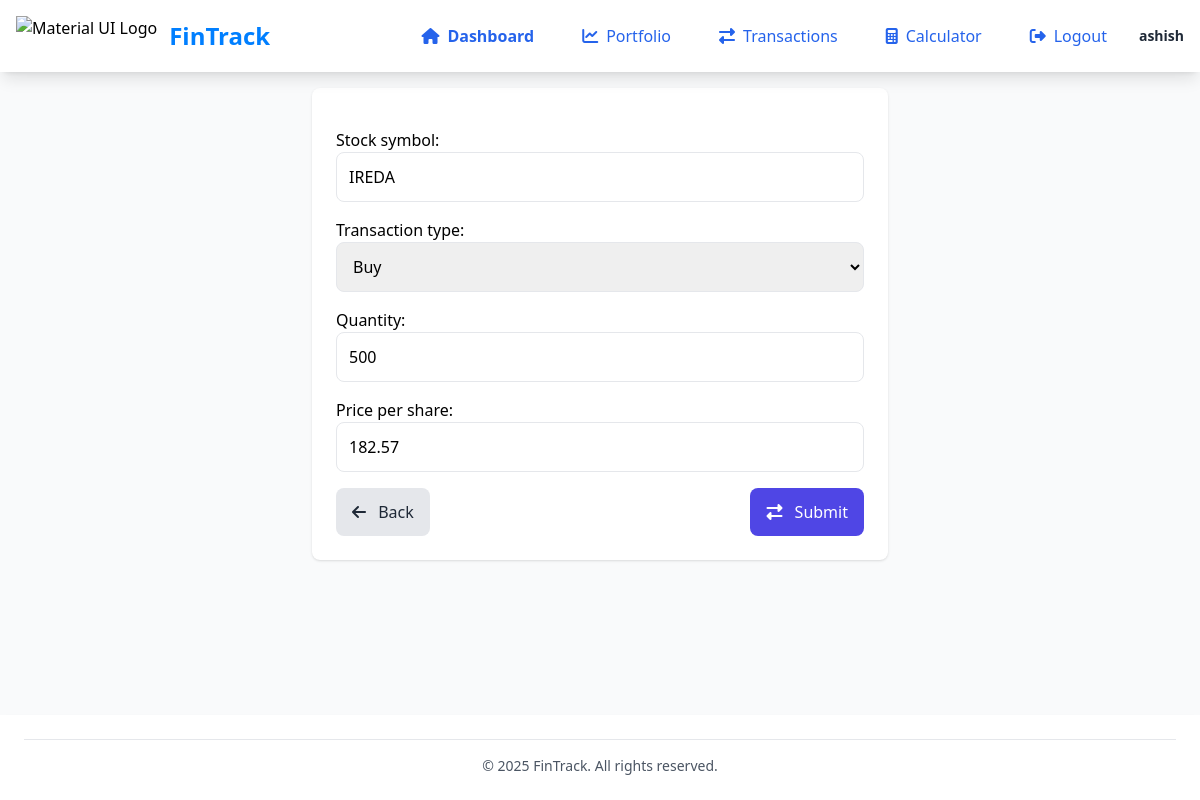
Page /transaction/4/edit/ (signed in) on the committed database.
### stocks/models.py (models this page shows, shortened)
class StockTransaction(models.Model):
    TRANSACTION_TYPES = (
        ("BUY", "Buy"),
        ("SELL", "Sell"),
    )
    user = models.ForeignKey(User, on_delete=models.CASCADE)
    stock_symbol = models.CharField(max_length=10)
    transaction_type = models.CharField(max_length=4, choices=TRANSACTION_TYPES)
    quantity = models.PositiveIntegerField()
    price_per_share = models.DecimalField(max_digits=10, decimal_places=2)
    transaction_date = models.DateTimeField(auto_now_add=True)

### stocks/views.py (the view)
# urls.py: path("transaction/<int:pk>/edit/", views.edit_transaction, name="edit_transaction"),
@login_required
def edit_transaction(request, pk):
    transaction = get_object_or_404(StockTransaction, pk=pk)
    if request.method == "POST":
        form = StockTransactionForm(request.POST, instance=transaction)
        if form.is_valid():
            form.save()
            messages.success(request, "Transaction updated successfully.")
            return redirect("transactions-list")
    else:
        form = StockTransactionForm(instance=transaction)
    return render(
        request, "edit_transactions.html", {"form": form, "transaction": transaction}
    )

### stocks/forms.py
class StockTransactionForm(forms.ModelForm):
    class Meta:
        model = StockTransaction
        fields = ["stock_symbol", "transaction_type", "quantity", "price_per_share"]
        widgets = {
            "stock_symbol": forms.TextInput(
                attrs={
                    "class": "w-full p-3 border rounded-lg focus:border-indigo-600 focus:outline-none"
                }
            ),
            "transaction_type": forms.Select(
                attrs={
                    "class": "w-full p-3 border rounded-lg focus:border-indigo-600 focus:outline-none"
                }
            ),
            "quantity": forms.NumberInput(
                attrs={
                    "class": "w-full p-3 border rounded-lg focus:border-indigo-600 focus:outline-none"
                }
            ),
            "price_per_share": forms.NumberInput(
                attrs={
                    "step": "0.01",
                    "class": "w-full p-3 border rounded-lg focus:border-indigo-600 focus:outline-none",
                }
            ),
        }

### stocks/templates/edit_transactions.html (shortened to what this page needs)
{% extends 'base.html' %}
{% block content %}
<div class="max-w-xl mx-auto bg-white shadow p-6 rounded-lg">
    <form method="post" class="space-y-4">
        {{ form.as_p }}
        <div class="flex justify-between items-center mt-6">
            <a href="{% url 'home' %}" class="bg-gray-200 hover:bg-gray-300 text-gray-800 px-4 py-3 rounded-lg transition-colors">
                <i class="fas fa-arrow-left mr-2"></i> Back
            </a>
            <button type="submit" class="bg-indigo-600 text-white px-4 py-3 rounded-lg hover:bg-indigo-700 transition-colors">
                <i class="fas fa-exchange-alt mr-2"></i> Submit
            </button>
        </div>
    </form>
</div>
{% endblock %}

### stocks/templates/base.html (shortened to what this page needs)
{% load static %}
<!DOCTYPE html>
<html lang="en">
<head>
    <script src="https://cdn.tailwindcss.com"></script>
    <link rel="stylesheet" href="https://cdnjs.cloudflare.com/ajax/libs/font-awesome/6.4.0/css/all.min.css">
    <link rel="stylesheet" href="{% static 'css/styles.css' %}">
</head>
<body class="bg-gray-50 font-sans flex flex-col min-h-screen">
    <nav id="navbar" class="navbar fixed top-0 left-0 w-full bg-white shadow-lg z-40">
        <div class="flex items-center justify-between p-4">
            <div class="flex items-center">
                <img src="https://mui.com/static/logo.png" alt="Material UI Logo" class="h-10 mr-3">
                <h1 class="text-2xl font-bold" style="color: #007FFF;">FinTrack</h1>
            </div>
            <div class="hidden md:flex items-center space-x-4">
                {% for link in request.sidebar_nav_links %}
                <a href="{{ link.url }}" class="flex items-center px-4 py-2 rounded-lg {% if link.is_active %}bg-indigo-50 text-indigo-600{% else %}text-blue-600 hover:bg-indigo-50 hover:text-indigo-600{% endif %} {% if link.font_semibold %}font-semibold{% endif %} transition-colors">
                    <i class="fas {{ link.icon }} mr-2"></i>
                    {{ link.name }}
                </a>
                {% endfor %}
                {% if request.sidebar_user %}
                <div class="flex items-center">
                    <div class="text-sm">
                        <p class="font-semibold text-gray-800">{{ request.sidebar_user.name }}</p>
                    </div>
                </div>
                {% endif %}
            </div>
        </div>
    </nav>
    <div class="mt-16 flex-grow main-content">
        <div class="p-6">
            {% block content %}
            {% endblock %}
        </div>
    </div>
    <footer class="bg-white shadow-md p-6">
        <div class="border-t border-gray-200 pt-4 text-center">
            <p class="text-sm text-gray-600">
                &copy; {% now "Y" %} FinTrack. All rights reserved.
            </p>
        </div>
    </footer>
</body>
</html>

### stocks/static/css/styles.css (style rules this page uses)
body { font-family: Arial, sans-serif; }
.navbar { transition: all 0.3s ease; }
input, select { transition: border-color 0.3s; }
button { transition: background-color 0.3s, transform 0.3s; }

### rows in the picture
StockTransaction: stock_symbol "IREDA", transaction_type "Buy", quantity "500", price_per_share "182.57"

### other values in the picture
{{ link.name }} "Dashboard" "Portfolio" "Transactions" "Calculator" "Logout"
{{ request.sidebar_user.name }} "ashish"
